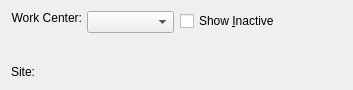
<?xml version="1.0" encoding="UTF-8"?>
<ui version="4.0">
 <comment>This file is part of the xtmfg Package for xTuple ERP,
and is Copyright (c) 1999-2014 by OpenMFG LLC, d/b/a xTuple.  It
is licensed to you under the xTuple End-User License Agreement (&quot;the
EULA&quot;), the full text of which is available at www.xtuple.com/EULA.
While the EULA gives you access to source code and encourages your
involvement in the development process, this Package is not free
software.  By using this software, you agree to be bound by the
terms of the EULA.</comment>
 <class>dspOperationsByWorkCenter</class>
 <widget class="QWidget" name="dspOperationsByWorkCenter">
  <property name="geometry">
   <rect>
    <x>0</x>
    <y>0</y>
    <width>353</width>
    <height>90</height>
   </rect>
  </property>
  <property name="windowTitle">
   <string>Operations by Work Center</string>
  </property>
  <layout class="QHBoxLayout" name="horizontalLayout">
   <item>
    <layout class="QVBoxLayout">
     <property name="spacing">
      <number>5</number>
     </property>
     <item>
      <layout class="QHBoxLayout">
       <property name="spacing">
        <number>5</number>
       </property>
       <item>
        <layout class="QVBoxLayout">
         <property name="spacing">
          <number>0</number>
         </property>
         <item>
          <widget class="QLabel" name="_workCenterLit">
           <property name="text">
            <string>Work Center:</string>
           </property>
           <property name="alignment">
            <set>Qt::AlignRight|Qt::AlignTrailing|Qt::AlignVCenter</set>
           </property>
          </widget>
         </item>
         <item>
          <spacer>
           <property name="orientation">
            <enum>Qt::Vertical</enum>
           </property>
           <property name="sizeHint" stdset="0">
            <size>
             <width>20</width>
             <height>0</height>
            </size>
           </property>
          </spacer>
         </item>
        </layout>
       </item>
       <item>
        <layout class="QVBoxLayout">
         <property name="spacing">
          <number>0</number>
         </property>
         <item>
          <widget class="XComboBox" name="_wrkcnt">
           <property name="sizePolicy">
            <sizepolicy hsizetype="Expanding" vsizetype="Fixed">
             <horstretch>0</horstretch>
             <verstretch>0</verstretch>
            </sizepolicy>
           </property>
           <property name="type">
            <enum>XComboBox::WorkCentersActive</enum>
           </property>
          </widget>
         </item>
         <item>
          <widget class="QLabel" name="_description"/>
         </item>
        </layout>
       </item>
      </layout>
     </item>
     <item>
      <layout class="QHBoxLayout">
       <property name="spacing">
        <number>5</number>
       </property>
       <item>
        <widget class="QLabel" name="_warehouseLit">
         <property name="text">
          <string>Site:</string>
         </property>
         <property name="alignment">
          <set>Qt::AlignRight|Qt::AlignTrailing|Qt::AlignVCenter</set>
         </property>
        </widget>
       </item>
       <item>
        <widget class="QLabel" name="_warehouse">
         <property name="sizePolicy">
          <sizepolicy hsizetype="Expanding" vsizetype="Fixed">
           <horstretch>0</horstretch>
           <verstretch>0</verstretch>
          </sizepolicy>
         </property>
        </widget>
       </item>
      </layout>
     </item>
    </layout>
   </item>
   <item>
    <layout class="QHBoxLayout">
     <property name="spacing">
      <number>0</number>
     </property>
     <item>
      <layout class="QVBoxLayout" name="verticalLayout">
       <item>
        <widget class="XCheckBox" name="_showInactive">
         <property name="text">
          <string>Show &amp;Inactive</string>
         </property>
        </widget>
       </item>
       <item>
        <spacer name="verticalSpacer">
         <property name="orientation">
          <enum>Qt::Vertical</enum>
         </property>
         <property name="sizeHint" stdset="0">
          <size>
           <width>20</width>
           <height>0</height>
          </size>
         </property>
        </spacer>
       </item>
      </layout>
     </item>
     <item>
      <spacer>
       <property name="orientation">
        <enum>Qt::Horizontal</enum>
       </property>
       <property name="sizeType">
        <enum>QSizePolicy::Expanding</enum>
       </property>
       <property name="sizeHint" stdset="0">
        <size>
         <width>0</width>
         <height>20</height>
        </size>
       </property>
      </spacer>
     </item>
    </layout>
   </item>
  </layout>
 </widget>
 <layoutdefault spacing="6" margin="11"/>
 <pixmapfunction>qPixmapFromMimeSource</pixmapfunction>
 <customwidgets>
  <customwidget>
   <class>XCheckBox</class>
   <extends>QCheckBox</extends>
   <header>xcheckbox.h</header>
  </customwidget>
  <customwidget>
   <class>XComboBox</class>
   <extends>QComboBox</extends>
   <header>xcombobox.h</header>
  </customwidget>
 </customwidgets>
 <tabstops>
  <tabstop>_wrkcnt</tabstop>
 </tabstops>
 <resources/>
 <connections/>
</ui>
